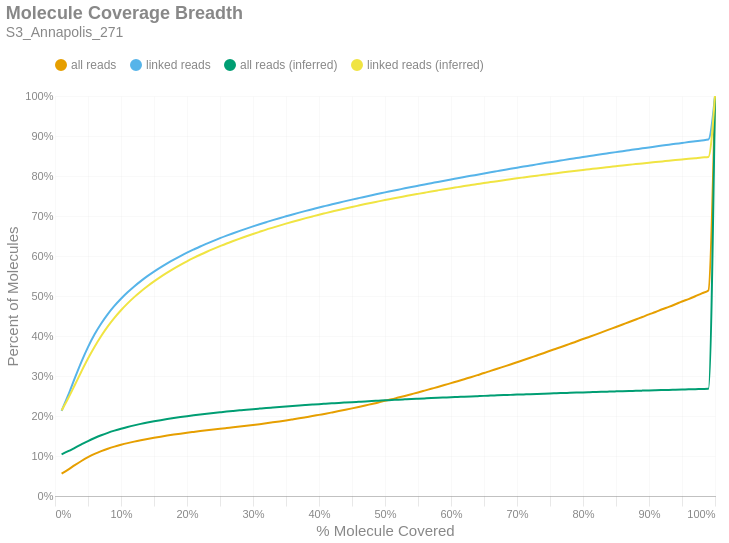

The cell this chart's notebook holds for it:
### Markdown cell above
### Molecule Read Coverage
This chart shows molecule coverage breadth as computed by the number of bases aligned to that molecule. In other words, "*how much of each unique long molecule is actually sequenced/aligned?*" Keep in mind there is a distinction between sequences and alignments, since some sequences belonging to a particular molecule may not align well and wouldn't appear in the alignment data. This chart also shows molecule coverage breadth as computed by the *inferred fragment* from which the aligned sequences originate. Unlike read coverage, this calculation takes into account the total insert size, including unsequenced gaps between the forward and reverse reads. Like the previous figures, these are cumulative percents.

### Code cell
if SKIPLR:
    print_html(f"Skipped")
else:
    binned_df = consolidated_hist(valids['coverage_bp'], mask, 0.01, True)
    binned_df_inf = consolidated_hist(valids['coverage_inserts'], mask, 0.01, True)
    binned_df = binned_df.with_columns(pl.lit(binned_df_inf['all reads (cumsum)']).alias('all reads (inferred)'))
    binned_df = binned_df.with_columns(pl.lit(binned_df_inf['linked reads (cumsum)']).alias('linked reads (inferred)'))
    binned_df = binned_df.with_columns(
        (pl.col('bin').cast(pl.Float64) + 0.01).alias('right_edge')
    )

    with SafeRender(binned_df):
        (
            density_plot(binned_df, 'Molecule Coverage Breadth', samplename, 'molcov', ['all reads (inferred)','linked reads (inferred)'])
            .encode(
                #x=alt.X('bin:Q', title="% Molecule Covered").axis(format = '%').scale(padding=0),
                x=alt.X('right_edge:Q', title="% Molecule Covered").axis(format='%').scale(padding=0),
                y=alt.Y('value:Q', title='Percent of Molecules')
                    .axis(format='%')
                    .stack(False)
                    .scale(domainMin=0, padding=0),
                color=alt.Color("key:N").scale(domain = ["all reads", "linked reads", "all reads (inferred)", "linked reads (inferred)"]),
                tooltip = [
                    alt.Tooltip("key:N", title = "Data Type"),
                    alt.Tooltip("range_label:N", title="% Molecule Covered"),
                    alt.Tooltip("value:Q", format = ".2%", title="% Molecules")
                ]
            )
        ).display()

### Figure 1 — Vega-Lite specification as saved in the notebook (floating-point values rounded to 4 significant figures)
{"width": "container", "height": 400, "config": {"title": {"anchor": "start", "dy": -15, "fontSize": 18, "color": "#888888", "subtitleColor": "#888888", "subtitleFontSize": 14}, "arc": {"fill": "#0072B2"}, "axis": {"domainColor": "#888888", "domainWidth": 0.5, "gridWidth": 0.2, "grid": false, "titleFontWeight": 400, "titleFontSize": 15, "labelFontSize": 11, "labelColor": "#888888", "tickColor": "#888888", "tickWidth": 0.2, "titleColor": "#888888"}, "axisBand": {"grid": false}, "axisX": {"grid": true, "tickSize": 10, "domainCap": "round"}, "axisY": {"domain": false, "grid": true, "tickSize": 0, "domainCap": "round"}, "background": "transparent", "header": {"labelFontSize": 15, "labelColor": "#888888", "titleFontSize": 15, "titleFontWeight": 600, "titleColor": "#888888"}, "legend": {"labelFont": "sans-serif", "labelFontSize": 12, "labelColor": "#888888", "symbolSize": 100, "symbolType": "circle", "titleFontSize": 12, "titlePadding": 10, "titleColor": "#888888", "title": null, "orient": "top"}, "range": {"category": ["#E69F00", "#56B4E9", "#009E73", "#F0E442", "#0072B2", "#D55E00", "#CC79A7", "#000000"], "diverging": ["#cfe8f3", "#a2d4ec", "#73bfe2", "#46abdb", "#1696d2", "#12719e"]}, "area": {"fill": "#0072B2", "fillOpacity": 0.7, "line": true, "strokeOpacity": 0.7}, "line": {"color": "#0072B2", "stroke": "#0072B2", "strokeWidth": 2}, "trail": {"color": "#0072B2", "stroke": "#0072B2", "strokeWidth": 0, "size": 1}, "point": {"filled": true, "fillOpacity": 1.0, "size": 95}, "text": {"color": "#888888", "fontSize": 11, "align": "right", "fontWeight": 400, "size": 11}, "bar": {"fill": "#0072B2", "stroke": null}, "view": {"stroke": null, "continuousWidth": 660, "continuousHeight": 400}}, "data": {"name": "data-6a7c3e2d4ed78a05056f60842d62056c"}, "mark": {"type": "line", "interpolate": "monotone", "point": {"opacity": 0, "size": 275}}, "encoding": {"color": {"field": "key", "scale": {"domain": ["all reads", "linked reads", "all reads (inferred)", "linked reads (inferred)"]}, "type": "nominal"}, "tooltip": [{"field": "key", "title": "Data Type", "type": "nominal"}, {"field": "range_label", "title": "% Molecule Covered", "type": "nominal"}, {"field": "value", "format": ".2%", "title": "% Molecules", "type": "quantitative"}], "x": {"axis": {"format": "%"}, "field": "right_edge", "scale": {"padding": 0}, "title": "% Molecule Covered", "type": "quantitative"}, "y": {"axis": {"format": "%"}, "field": "value", "scale": {"domainMin": 0, "padding": 0}, "stack": false, "title": "Percent of Molecules", "type": "quantitative"}}, "params": [{"name": "param_c36ac31b6afebe62", "select": {"type": "point", "fields": ["key"]}, "bind": "legend"}], "title": {"text": "Molecule Coverage Breadth", "subtitle": "S3_Annapolis_271"}, "transform": [{"fold": ["all reads (cumsum)", "linked reads (cumsum)", "all reads (inferred)", "linked reads (inferred)"]}, {"calculate": "replace(datum.key, ' (cumsum)', '')", "as": "key"}, {"filter": {"param": "param_c36ac31b6afebe62"}}], "usermeta": {"embedOptions": {"downloadFileName": "S3_Annapolis_271.molcov"}}, "$schema": "https://vega.github.io/schema/vega-lite/v6.1.0.json", "datasets": {"data-6a7c3e2d4ed78a05056f60842d62056c": [{"bin": "0.0", "interval": "0.0-0.01", "all reads": 0.05601, "linked reads": 0.2129, "all reads (cumsum)": 0.05601, "linked reads (cumsum)": 0.2129, "range_label": "0.0-0.01", "all reads (inferred)": 0.1041, "linked reads (inferred)": 0.2138, "right_edge": 0.01}, {"bin": "0.01", "interval": "0.01-0.02", "all reads": 0.01006, "linked reads": 0.03897, "all reads (cumsum)": 0.06607, "linked reads (cumsum)": 0.2519, "range_label": "0.01-0.02", "all reads (inferred)": 0.1119, "linked reads (inferred)": 0.2443, "right_edge": 0.02}, {"bin": "0.02", "interval": "0.02-0.03", "all reads": 0.01099, "linked reads": 0.04283, "all reads (cumsum)": 0.07706, "linked reads (cumsum)": 0.2947, "range_label": "0.02-0.03", "all reads (inferred)": 0.1205, "linked reads (inferred)": 0.2776, "right_edge": 0.03}, {"bin": "0.03", "interval": "0.03-0.04", "all reads": 0.01046, "linked reads": 0.04076, "all reads (cumsum)": 0.08752, "linked reads (cumsum)": 0.3355, "range_label": "0.03-0.04", "all reads (inferred)": 0.1291, "linked reads (inferred)": 0.3112, "right_edge": 0.04}, {"bin": "0.04", "interval": "0.04-0.05", "all reads": 0.00941, "linked reads": 0.03673, "all reads (cumsum)": 0.09693, "linked reads (cumsum)": 0.3722, "range_label": "0.04-0.05", "all reads (inferred)": 0.1373, "linked reads (inferred)": 0.3436, "right_edge": 0.05}, {"bin": "0.05", "interval": "0.05-0.06", "all reads": 0.008218, "linked reads": 0.03203, "all reads (cumsum)": 0.1051, "linked reads (cumsum)": 0.4043, "range_label": "0.05-0.06", "all reads (inferred)": 0.1449, "linked reads (inferred)": 0.3731, "right_edge": 0.06}, {"bin": "0.06", "interval": "0.06-0.07", "all reads": 0.006969, "linked reads": 0.02714, "all reads (cumsum)": 0.1121, "linked reads (cumsum)": 0.4314, "range_label": "0.06-0.07", "all reads (inferred)": 0.1518, "linked reads (inferred)": 0.4, "right_edge": 0.07}, {"bin": "0.07", "interval": "0.07-0.08", "all reads": 0.006014, "linked reads": 0.02343, "all reads (cumsum)": 0.1181, "linked reads (cumsum)": 0.4548, "range_label": "0.07-0.08", "all reads (inferred)": 0.1579, "linked reads (inferred)": 0.4241, "right_edge": 0.08}, {"bin": "0.08", "interval": "0.08-0.09", "all reads": 0.005254, "linked reads": 0.02041, "all reads (cumsum)": 0.1234, "linked reads (cumsum)": 0.4752, "range_label": "0.08-0.09", "all reads (inferred)": 0.1634, "linked reads (inferred)": 0.4454, "right_edge": 0.09}, {"bin": "0.09", "interval": "0.09-0.1", "all reads": 0.004641, "linked reads": 0.018, "all reads (cumsum)": 0.128, "linked reads (cumsum)": 0.4932, "range_label": "0.09-0.1", "all reads (inferred)": 0.1682, "linked reads (inferred)": 0.4644, "right_edge": 0.1}, {"bin": "0.1", "interval": "0.1-0.11", "all reads": 0.004181, "linked reads": 0.01612, "all reads (cumsum)": 0.1322, "linked reads (cumsum)": 0.5094, "range_label": "0.1-0.11", "all reads (inferred)": 0.1726, "linked reads (inferred)": 0.4815, "right_edge": 0.11}, {"bin": "0.11", "interval": "0.11-0.12", "all reads": 0.003786, "linked reads": 0.01462, "all reads (cumsum)": 0.136, "linked reads (cumsum)": 0.524, "range_label": "0.11-0.12", "all reads (inferred)": 0.1766, "linked reads (inferred)": 0.4972, "right_edge": 0.12}, {"bin": "0.12", "interval": "0.12-0.13", "all reads": 0.003447, "linked reads": 0.01331, "all reads (cumsum)": 0.1394, "linked reads (cumsum)": 0.5373, "range_label": "0.12-0.13", "all reads (inferred)": 0.1803, "linked reads (inferred)": 0.5115, "right_edge": 0.13}, {"bin": "0.13", "interval": "0.13-0.14", "all reads": 0.003205, "linked reads": 0.01232, "all reads (cumsum)": 0.1426, "linked reads (cumsum)": 0.5496, "range_label": "0.13-0.14", "all reads (inferred)": 0.1836, "linked reads (inferred)": 0.5244, "right_edge": 0.14}, {"bin": "0.14", "interval": "0.14-0.15", "all reads": 0.002968, "linked reads": 0.0114, "all reads (cumsum)": 0.1456, "linked reads (cumsum)": 0.561, "range_label": "0.14-0.15", "all reads (inferred)": 0.1867, "linked reads (inferred)": 0.5366, "right_edge": 0.15}, {"bin": "0.15", "interval": "0.15-0.16", "all reads": 0.002769, "linked reads": 0.01061, "all reads (cumsum)": 0.1484, "linked reads (cumsum)": 0.5716, "range_label": "0.15-0.16", "all reads (inferred)": 0.1896, "linked reads (inferred)": 0.5479, "right_edge": 0.16}, {"bin": "0.16", "interval": "0.16-0.17", "all reads": 0.002619, "linked reads": 0.009996, "all reads (cumsum)": 0.151, "linked reads (cumsum)": 0.5816, "range_label": "0.16-0.17", "all reads (inferred)": 0.1923, "linked reads (inferred)": 0.5584, "right_edge": 0.17}, {"bin": "0.17", "interval": "0.17-0.18", "all reads": 0.002486, "linked reads": 0.00941, "all reads (cumsum)": 0.1535, "linked reads (cumsum)": 0.591, "range_label": "0.17-0.18", "all reads (inferred)": 0.1949, "linked reads (inferred)": 0.5685, "right_edge": 0.18}, {"bin": "0.18", "interval": "0.18-0.19", "all reads": 0.002347, "linked reads": 0.008801, "all reads (cumsum)": 0.1558, "linked reads (cumsum)": 0.5998, "range_label": "0.18-0.19", "all reads (inferred)": 0.1973, "linked reads (inferred)": 0.5778, "right_edge": 0.19}, {"bin": "0.19", "interval": "0.19-0.2", "all reads": 0.002268, "linked reads": 0.008453, "all reads (cumsum)": 0.1581, "linked reads (cumsum)": 0.6083, "range_label": "0.19-0.2", "all reads (inferred)": 0.1996, "linked reads (inferred)": 0.5868, "right_edge": 0.2}, {"bin": "0.2", "interval": "0.2-0.21", "all reads": 0.00213, "linked reads": 0.007896, "all reads (cumsum)": 0.1602, "linked reads (cumsum)": 0.6162, "range_label": "0.2-0.21", "all reads (inferred)": 0.2017, "linked reads (inferred)": 0.5951, "right_edge": 0.21}, {"bin": "0.21", "interval": "0.21-0.22", "all reads": 0.002094, "linked reads": 0.007639, "all reads (cumsum)": 0.1623, "linked reads (cumsum)": 0.6238, "range_label": "0.21-0.22", "all reads (inferred)": 0.2038, "linked reads (inferred)": 0.6031, "right_edge": 0.22}, {"bin": "0.22", "interval": "0.22-0.23", "all reads": 0.001942, "linked reads": 0.007042, "all reads (cumsum)": 0.1643, "linked reads (cumsum)": 0.6309, "range_label": "0.22-0.23", "all reads (inferred)": 0.2057, "linked reads (inferred)": 0.6107, "right_edge": 0.23}, {"bin": "0.23", "interval": "0.23-0.24", "all reads": 0.001942, "linked reads": 0.006946, "all reads (cumsum)": 0.1662, "linked reads (cumsum)": 0.6378, "range_label": "0.23-0.24", "all reads (inferred)": 0.2075, "linked reads (inferred)": 0.6178, "right_edge": 0.24}, {"bin": "0.24", "interval": "0.24-0.25", "all reads": 0.001904, "linked reads": 0.006718, "all reads (cumsum)": 0.1681, "linked reads (cumsum)": 0.6445, "range_label": "0.24-0.25", "all reads (inferred)": 0.2093, "linked reads (inferred)": 0.6246, "right_edge": 0.25}, {"bin": "0.25", "interval": "0.25-0.26", "all reads": 0.001826, "linked reads": 0.006332, "all reads (cumsum)": 0.1699, "linked reads (cumsum)": 0.6509, "range_label": "0.25-0.26", "all reads (inferred)": 0.211, "linked reads (inferred)": 0.6313, "right_edge": 0.26}, {"bin": "0.26", "interval": "0.26-0.27", "all reads": 0.001802, "linked reads": 0.00607, "all reads (cumsum)": 0.1717, "linked reads (cumsum)": 0.6569, "range_label": "0.26-0.27", "all reads (inferred)": 0.2126, "linked reads (inferred)": 0.6374, "right_edge": 0.27}, {"bin": "0.27", "interval": "0.27-0.28", "all reads": 0.001863, "linked reads": 0.005899, "all reads (cumsum)": 0.1736, "linked reads (cumsum)": 0.6628, "range_label": "0.27-0.28", "all reads (inferred)": 0.2141, "linked reads (inferred)": 0.6434, "right_edge": 0.28}, {"bin": "0.28", "interval": "0.28-0.29", "all reads": 0.00193, "linked reads": 0.005699, "all reads (cumsum)": 0.1755, "linked reads (cumsum)": 0.6685, "range_label": "0.28-0.29", "all reads (inferred)": 0.2157, "linked reads (inferred)": 0.6494, "right_edge": 0.29}, {"bin": "0.29", "interval": "0.29-0.3", "all reads": 0.002003, "linked reads": 0.005483, "all reads (cumsum)": 0.1775, "linked reads (cumsum)": 0.674, "range_label": "0.29-0.3", "all reads (inferred)": 0.2171, "linked reads (inferred)": 0.655, "right_edge": 0.3}, {"bin": "0.3", "interval": "0.3-0.31", "all reads": 0.002084, "linked reads": 0.005351, "all reads (cumsum)": 0.1796, "linked reads (cumsum)": 0.6794, "range_label": "0.3-0.31", "all reads (inferred)": 0.2185, "linked reads (inferred)": 0.6605, "right_edge": 0.31}, {"bin": "0.31", "interval": "0.31-0.32", "all reads": 0.002198, "linked reads": 0.00518, "all reads (cumsum)": 0.1818, "linked reads (cumsum)": 0.6845, "range_label": "0.31-0.32", "all reads (inferred)": 0.2199, "linked reads (inferred)": 0.6659, "right_edge": 0.32}, {"bin": "0.32", "interval": "0.32-0.33", "all reads": 0.002289, "linked reads": 0.005097, "all reads (cumsum)": 0.1841, "linked reads (cumsum)": 0.6896, "range_label": "0.32-0.33", "all reads (inferred)": 0.2212, "linked reads (inferred)": 0.671, "right_edge": 0.33}, {"bin": "0.33", "interval": "0.33-0.34", "all reads": 0.00237, "linked reads": 0.00488, "all reads (cumsum)": 0.1865, "linked reads (cumsum)": 0.6945, "range_label": "0.33-0.34", "all reads (inferred)": 0.2225, "linked reads (inferred)": 0.676, "right_edge": 0.34}, {"bin": "0.34", "interval": "0.34-0.35", "all reads": 0.002463, "linked reads": 0.00473, "all reads (cumsum)": 0.1889, "linked reads (cumsum)": 0.6992, "range_label": "0.34-0.35", "all reads (inferred)": 0.2238, "linked reads (inferred)": 0.6809, "right_edge": 0.35}, {"bin": "0.35", "interval": "0.35-0.36", "all reads": 0.002592, "linked reads": 0.004716, "all reads (cumsum)": 0.1915, "linked reads (cumsum)": 0.704, "range_label": "0.35-0.36", "all reads (inferred)": 0.225, "linked reads (inferred)": 0.6856, "right_edge": 0.36}, {"bin": "0.36", "interval": "0.36-0.37", "all reads": 0.002645, "linked reads": 0.004489, "all reads (cumsum)": 0.1942, "linked reads (cumsum)": 0.7084, "range_label": "0.36-0.37", "all reads (inferred)": 0.2262, "linked reads (inferred)": 0.6902, "right_edge": 0.37}, {"bin": "0.37", "interval": "0.37-0.38", "all reads": 0.002784, "linked reads": 0.004352, "all reads (cumsum)": 0.197, "linked reads (cumsum)": 0.7128, "range_label": "0.37-0.38", "all reads (inferred)": 0.2274, "linked reads (inferred)": 0.6946, "right_edge": 0.38}, {"bin": "0.38", "interval": "0.38-0.39", "all reads": 0.002823, "linked reads": 0.004217, "all reads (cumsum)": 0.1998, "linked reads (cumsum)": 0.717, "range_label": "0.38-0.39", "all reads (inferred)": 0.2285, "linked reads (inferred)": 0.699, "right_edge": 0.39}, {"bin": "0.39", "interval": "0.39-0.4", "all reads": 0.00304, "linked reads": 0.004288, "all reads (cumsum)": 0.2028, "linked reads (cumsum)": 0.7213, "range_label": "0.39-0.4", "all reads (inferred)": 0.2296, "linked reads (inferred)": 0.7032, "right_edge": 0.4}, {"bin": "0.4", "interval": "0.4-0.41", "all reads": 0.002991, "linked reads": 0.004013, "all reads (cumsum)": 0.2058, "linked reads (cumsum)": 0.7253, "range_label": "0.4-0.41", "all reads (inferred)": 0.2306, "linked reads (inferred)": 0.7072, "right_edge": 0.41}, {"bin": "0.41", "interval": "0.41-0.42", "all reads": 0.003191, "linked reads": 0.004089, "all reads (cumsum)": 0.209, "linked reads (cumsum)": 0.7294, "range_label": "0.41-0.42", "all reads (inferred)": 0.2317, "linked reads (inferred)": 0.7112, "right_edge": 0.42}, {"bin": "0.42", "interval": "0.42-0.43", "all reads": 0.003254, "linked reads": 0.00392, "all reads (cumsum)": 0.2123, "linked reads (cumsum)": 0.7333, "range_label": "0.42-0.43", "all reads (inferred)": 0.2327, "linked reads (inferred)": 0.7152, "right_edge": 0.43}, {"bin": "0.43", "interval": "0.43-0.44", "all reads": 0.003351, "linked reads": 0.003803, "all reads (cumsum)": 0.2156, "linked reads (cumsum)": 0.7371, "range_label": "0.43-0.44", "all reads (inferred)": 0.2337, "linked reads (inferred)": 0.7189, "right_edge": 0.44}, {"bin": "0.44", "interval": "0.44-0.45", "all reads": 0.003487, "linked reads": 0.003803, "all reads (cumsum)": 0.2191, "linked reads (cumsum)": 0.7409, "range_label": "0.44-0.45", "all reads (inferred)": 0.2346, "linked reads (inferred)": 0.7225, "right_edge": 0.45}, {"bin": "0.45", "interval": "0.45-0.46", "all reads": 0.003572, "linked reads": 0.003712, "all reads (cumsum)": 0.2227, "linked reads (cumsum)": 0.7446, "range_label": "0.45-0.46", "all reads (inferred)": 0.2356, "linked reads (inferred)": 0.7262, "right_edge": 0.46}, {"bin": "0.46", "interval": "0.46-0.47", "all reads": 0.003672, "linked reads": 0.00367, "all reads (cumsum)": 0.2263, "linked reads (cumsum)": 0.7483, "range_label": "0.46-0.47", "all reads (inferred)": 0.2365, "linked reads (inferred)": 0.7298, "right_edge": 0.47}, {"bin": "0.47", "interval": "0.47-0.48", "all reads": 0.003772, "linked reads": 0.00367, "all reads (cumsum)": 0.2301, "linked reads (cumsum)": 0.752, "range_label": "0.47-0.48", "all reads (inferred)": 0.2374, "linked reads (inferred)": 0.7332, "right_edge": 0.48}, {"bin": "0.48", "interval": "0.48-0.49", "all reads": 0.003731, "linked reads": 0.003508, "all reads (cumsum)": 0.2338, "linked reads (cumsum)": 0.7555, "range_label": "0.48-0.49", "all reads (inferred)": 0.2383, "linked reads (inferred)": 0.7366, "right_edge": 0.49}, {"bin": "0.49", "interval": "0.49-0.5", "all reads": 0.004225, "linked reads": 0.003523, "all reads (cumsum)": 0.2381, "linked reads (cumsum)": 0.759, "range_label": "0.49-0.5", "all reads (inferred)": 0.2391, "linked reads (inferred)": 0.7399, "right_edge": 0.5}, {"bin": "0.5", "interval": "0.5-0.51", "all reads": 0.003748, "linked reads": 0.003339, "all reads (cumsum)": 0.2418, "linked reads (cumsum)": 0.7624, "range_label": "0.5-0.51", "all reads (inferred)": 0.24, "linked reads (inferred)": 0.7431, "right_edge": 0.51}, {"bin": "0.51", "interval": "0.51-0.52", "all reads": 0.004207, "linked reads": 0.003377, "all reads (cumsum)": 0.246, "linked reads (cumsum)": 0.7657, "range_label": "0.51-0.52", "all reads (inferred)": 0.2408, "linked reads (inferred)": 0.7462, "right_edge": 0.52}, {"bin": "0.52", "interval": "0.52-0.53", "all reads": 0.004201, "linked reads": 0.003399, "all reads (cumsum)": 0.2502, "linked reads (cumsum)": 0.7691, "range_label": "0.52-0.53", "all reads (inferred)": 0.2416, "linked reads (inferred)": 0.7493, "right_edge": 0.53}, {"bin": "0.53", "interval": "0.53-0.54", "all reads": 0.004318, "linked reads": 0.003334, "all reads (cumsum)": 0.2545, "linked reads (cumsum)": 0.7725, "range_label": "0.53-0.54", "all reads (inferred)": 0.2424, "linked reads (inferred)": 0.7524, "right_edge": 0.54}, {"bin": "0.54", "interval": "0.54-0.55", "all reads": 0.004326, "linked reads": 0.003241, "all reads (cumsum)": 0.2589, "linked reads (cumsum)": 0.7757, "range_label": "0.54-0.55", "all reads (inferred)": 0.2432, "linked reads (inferred)": 0.7553, "right_edge": 0.55}, {"bin": "0.55", "interval": "0.55-0.56", "all reads": 0.004543, "linked reads": 0.003245, "all reads (cumsum)": 0.2634, "linked reads (cumsum)": 0.7789, "range_label": "0.55-0.56", "all reads (inferred)": 0.244, "linked reads (inferred)": 0.7583, "right_edge": 0.56}, {"bin": "0.56", "interval": "0.56-0.57", "all reads": 0.004594, "linked reads": 0.003124, "all reads (cumsum)": 0.268, "linked reads (cumsum)": 0.7821, "range_label": "0.56-0.57", "all reads (inferred)": 0.2447, "linked reads (inferred)": 0.7612, "right_edge": 0.57}, {"bin": "0.57", "interval": "0.57-0.58", "all reads": 0.00456, "linked reads": 0.003188, "all reads (cumsum)": 0.2726, "linked reads (cumsum)": 0.7853, "range_label": "0.57-0.58", "all reads (inferred)": 0.2455, "linked reads (inferred)": 0.7641, "right_edge": 0.58}, {"bin": "0.58", "interval": "0.58-0.59", "all reads": 0.004766, "linked reads": 0.003097, "all reads (cumsum)": 0.2773, "linked reads (cumsum)": 0.7884, "range_label": "0.58-0.59", "all reads (inferred)": 0.2462, "linked reads (inferred)": 0.7669, "right_edge": 0.59}, {"bin": "0.59", "interval": "0.59-0.6", "all reads": 0.004896, "linked reads": 0.003047, "all reads (cumsum)": 0.2822, "linked reads (cumsum)": 0.7914, "range_label": "0.59-0.6", "all reads (inferred)": 0.2469, "linked reads (inferred)": 0.7696, "right_edge": 0.6}, {"bin": "0.6", "interval": "0.6-0.61", "all reads": 0.004765, "linked reads": 0.002972, "all reads (cumsum)": 0.287, "linked reads (cumsum)": 0.7944, "range_label": "0.6-0.61", "all reads (inferred)": 0.2476, "linked reads (inferred)": 0.7722, "right_edge": 0.61}, {"bin": "0.61", "interval": "0.61-0.62", "all reads": 0.005062, "linked reads": 0.003016, "all reads (cumsum)": 0.2921, "linked reads (cumsum)": 0.7974, "range_label": "0.61-0.62", "all reads (inferred)": 0.2483, "linked reads (inferred)": 0.7748, "right_edge": 0.62}, {"bin": "0.62", "interval": "0.62-0.63", "all reads": 0.004996, "linked reads": 0.003029, "all reads (cumsum)": 0.297, "linked reads (cumsum)": 0.8004, "range_label": "0.62-0.63", "all reads (inferred)": 0.249, "linked reads (inferred)": 0.7774, "right_edge": 0.63}, {"bin": "0.63", "interval": "0.63-0.64", "all reads": 0.005139, "linked reads": 0.002923, "all reads (cumsum)": 0.3022, "linked reads (cumsum)": 0.8033, "range_label": "0.63-0.64", "all reads (inferred)": 0.2497, "linked reads (inferred)": 0.7799, "right_edge": 0.64}, {"bin": "0.64", "interval": "0.64-0.65", "all reads": 0.005132, "linked reads": 0.002959, "all reads (cumsum)": 0.3073, "linked reads (cumsum)": 0.8063, "range_label": "0.64-0.65", "all reads (inferred)": 0.2503, "linked reads (inferred)": 0.7824, "right_edge": 0.65}, {"bin": "0.65", "interval": "0.65-0.66", "all reads": 0.005495, "linked reads": 0.003007, "all reads (cumsum)": 0.3128, "linked reads (cumsum)": 0.8093, "range_label": "0.65-0.66", "all reads (inferred)": 0.2509, "linked reads (inferred)": 0.7847, "right_edge": 0.66}, {"bin": "0.66", "interval": "0.66-0.67", "all reads": 0.005228, "linked reads": 0.002861, "all reads (cumsum)": 0.318, "linked reads (cumsum)": 0.8122, "range_label": "0.66-0.67", "all reads (inferred)": 0.2516, "linked reads (inferred)": 0.7871, "right_edge": 0.67}, {"bin": "0.67", "interval": "0.67-0.68", "all reads": 0.00543, "linked reads": 0.002862, "all reads (cumsum)": 0.3235, "linked reads (cumsum)": 0.815, "range_label": "0.67-0.68", "all reads (inferred)": 0.2522, "linked reads (inferred)": 0.7895, "right_edge": 0.68}, {"bin": "0.68", "interval": "0.68-0.69", "all reads": 0.005415, "linked reads": 0.002892, "all reads (cumsum)": 0.3289, "linked reads (cumsum)": 0.8179, "range_label": "0.68-0.69", "all reads (inferred)": 0.2528, "linked reads (inferred)": 0.7918, "right_edge": 0.69}, {"bin": "0.69", "interval": "0.69-0.7", "all reads": 0.005585, "linked reads": 0.002824, "all reads (cumsum)": 0.3345, "linked reads (cumsum)": 0.8207, "range_label": "0.69-0.7", "all reads (inferred)": 0.2534, "linked reads (inferred)": 0.7942, "right_edge": 0.7}, {"bin": "0.7", "interval": "0.7-0.71", "all reads": 0.005482, "linked reads": 0.00276, "all reads (cumsum)": 0.34, "linked reads (cumsum)": 0.8235, "range_label": "0.7-0.71", "all reads (inferred)": 0.254, "linked reads (inferred)": 0.7964, "right_edge": 0.71}, {"bin": "0.71", "interval": "0.71-0.72", "all reads": 0.005648, "linked reads": 0.002796, "all reads (cumsum)": 0.3456, "linked reads (cumsum)": 0.8263, "range_label": "0.71-0.72", "all reads (inferred)": 0.2546, "linked reads (inferred)": 0.7987, "right_edge": 0.72}, {"bin": "0.72", "interval": "0.72-0.73", "all reads": 0.005771, "linked reads": 0.002787, "all reads (cumsum)": 0.3514, "linked reads (cumsum)": 0.8291, "range_label": "0.72-0.73", "all reads (inferred)": 0.2552, "linked reads (inferred)": 0.8008, "right_edge": 0.73}, {"bin": "0.73", "interval": "0.73-0.74", "all reads": 0.005644, "linked reads": 0.002702, "all reads (cumsum)": 0.357, "linked reads (cumsum)": 0.8318, "range_label": "0.73-0.74", "all reads (inferred)": 0.2558, "linked reads (inferred)": 0.803, "right_edge": 0.74}, {"bin": "0.74", "interval": "0.74-0.75", "all reads": 0.006048, "linked reads": 0.002749, "all reads (cumsum)": 0.3631, "linked reads (cumsum)": 0.8345, "range_label": "0.74-0.75", "all reads (inferred)": 0.2564, "linked reads (inferred)": 0.8051, "right_edge": 0.75}, {"bin": "0.75", "interval": "0.75-0.76", "all reads": 0.005602, "linked reads": 0.002499, "all reads (cumsum)": 0.3687, "linked reads (cumsum)": 0.837, "range_label": "0.75-0.76", "all reads (inferred)": 0.2569, "linked reads (inferred)": 0.8072, "right_edge": 0.76}, {"bin": "0.76", "interval": "0.76-0.77", "all reads": 0.005856, "linked reads": 0.002668, "all reads (cumsum)": 0.3745, "linked reads (cumsum)": 0.8397, "range_label": "0.76-0.77", "all reads (inferred)": 0.2575, "linked reads (inferred)": 0.8092, "right_edge": 0.77}, {"bin": "0.77", "interval": "0.77-0.78", "all reads": 0.005868, "linked reads": 0.002617, "all reads (cumsum)": 0.3804, "linked reads (cumsum)": 0.8423, "range_label": "0.77-0.78", "all reads (inferred)": 0.258, "linked reads (inferred)": 0.8112, "right_edge": 0.78}, {"bin": "0.78", "interval": "0.78-0.79", "all reads": 0.005831, "linked reads": 0.002572, "all reads (cumsum)": 0.3862, "linked reads (cumsum)": 0.8449, "range_label": "0.78-0.79", "all reads (inferred)": 0.2585, "linked reads (inferred)": 0.8132, "right_edge": 0.79}, {"bin": "0.79", "interval": "0.79-0.8", "all reads": 0.006215, "linked reads": 0.002589, "all reads (cumsum)": 0.3924, "linked reads (cumsum)": 0.8475, "range_label": "0.79-0.8", "all reads (inferred)": 0.259, "linked reads (inferred)": 0.8152, "right_edge": 0.8}, {"bin": "0.8", "interval": "0.8-0.81", "all reads": 0.005756, "linked reads": 0.002414, "all reads (cumsum)": 0.3982, "linked reads (cumsum)": 0.8499, "range_label": "0.8-0.81", "all reads (inferred)": 0.2596, "linked reads (inferred)": 0.8171, "right_edge": 0.81}, {"bin": "0.81", "interval": "0.81-0.82", "all reads": 0.005952, "linked reads": 0.002498, "all reads (cumsum)": 0.4041, "linked reads (cumsum)": 0.8524, "range_label": "0.81-0.82", "all reads (inferred)": 0.2601, "linked reads (inferred)": 0.819, "right_edge": 0.82}, {"bin": "0.82", "interval": "0.82-0.83", "all reads": 0.006198, "linked reads": 0.002464, "all reads (cumsum)": 0.4103, "linked reads (cumsum)": 0.8549, "range_label": "0.82-0.83", "all reads (inferred)": 0.2606, "linked reads (inferred)": 0.8209, "right_edge": 0.83}, {"bin": "0.83", "interval": "0.83-0.84", "all reads": 0.006152, "linked reads": 0.002413, "all reads (cumsum)": 0.4165, "linked reads (cumsum)": 0.8573, "range_label": "0.83-0.84", "all reads (inferred)": 0.2611, "linked reads (inferred)": 0.8227, "right_edge": 0.84}, {"bin": "0.84", "interval": "0.84-0.85", "all reads": 0.006099, "linked reads": 0.002429, "all reads (cumsum)": 0.4226, "linked reads (cumsum)": 0.8597, "range_label": "0.84-0.85", "all reads (inferred)": 0.2616, "linked reads (inferred)": 0.8245, "right_edge": 0.85}, {"bin": "0.85", "interval": "0.85-0.86", "all reads": 0.006224, "linked reads": 0.002441, "all reads (cumsum)": 0.4288, "linked reads (cumsum)": 0.8621, "range_label": "0.85-0.86", "all reads (inferred)": 0.2621, "linked reads (inferred)": 0.8263, "right_edge": 0.86}, {"bin": "0.86", "interval": "0.86-0.87", "all reads": 0.006111, "linked reads": 0.002326, "all reads (cumsum)": 0.4349, "linked reads (cumsum)": 0.8645, "range_label": "0.86-0.87", "all reads (inferred)": 0.2625, "linked reads (inferred)": 0.8281, "right_edge": 0.87}, {"bin": "0.87", "interval": "0.87-0.88", "all reads": 0.006335, "linked reads": 0.002329, "all reads (cumsum)": 0.4413, "linked reads (cumsum)": 0.8668, "range_label": "0.87-0.88", "all reads (inferred)": 0.263, "linked reads (inferred)": 0.8298, "right_edge": 0.88}, {"bin": "0.88", "interval": "0.88-0.89", "all reads": 0.006271, "linked reads": 0.002325, "all reads (cumsum)": 0.4475, "linked reads (cumsum)": 0.8691, "range_label": "0.88-0.89", "all reads (inferred)": 0.2635, "linked reads (inferred)": 0.8315, "right_edge": 0.89}, {"bin": "0.89", "interval": "0.89-0.9", "all reads": 0.006416, "linked reads": 0.002363, "all reads (cumsum)": 0.454, "linked reads (cumsum)": 0.8715, "range_label": "0.89-0.9", "all reads (inferred)": 0.2639, "linked reads (inferred)": 0.8333, "right_edge": 0.9}, {"bin": "0.9", "interval": "0.9-0.91", "all reads": 0.006041, "linked reads": 0.002212, "all reads (cumsum)": 0.46, "linked reads (cumsum)": 0.8737, "range_label": "0.9-0.91", "all reads (inferred)": 0.2644, "linked reads (inferred)": 0.8348, "right_edge": 0.91}, {"bin": "0.91", "interval": "0.91-0.92", "all reads": 0.006884, "linked reads": 0.002317, "all reads (cumsum)": 0.4669, "linked reads (cumsum)": 0.876, "range_label": "0.91-0.92", "all reads (inferred)": 0.2648, "linked reads (inferred)": 0.8365, "right_edge": 0.92}, {"bin": "0.92", "interval": "0.92-0.93", "all reads": 0.005943, "linked reads": 0.002174, "all reads (cumsum)": 0.4728, "linked reads (cumsum)": 0.8782, "range_label": "0.92-0.93", "all reads (inferred)": 0.2653, "linked reads (inferred)": 0.8381, "right_edge": 0.93}, {"bin": "0.93", "interval": "0.93-0.94", "all reads": 0.006522, "linked reads": 0.002197, "all reads (cumsum)": 0.4793, "linked reads (cumsum)": 0.8804, "range_label": "0.93-0.94", "all reads (inferred)": 0.2657, "linked reads (inferred)": 0.8397, "right_edge": 0.94}, {"bin": "0.94", "interval": "0.94-0.95", "all reads": 0.007005, "linked reads": 0.002152, "all reads (cumsum)": 0.4863, "linked reads (cumsum)": 0.8825, "range_label": "0.94-0.95", "all reads (inferred)": 0.2661, "linked reads (inferred)": 0.8413, "right_edge": 0.95}, {"bin": "0.95", "interval": "0.95-0.96", "all reads": 0.005999, "linked reads": 0.00219, "all reads (cumsum)": 0.4923, "linked reads (cumsum)": 0.8847, "range_label": "0.95-0.96", "all reads (inferred)": 0.2666, "linked reads (inferred)": 0.8429, "right_edge": 0.96}, {"bin": "0.96", "interval": "0.96-0.97", "all reads": 0.006982, "linked reads": 0.002082, "all reads (cumsum)": 0.4993, "linked reads (cumsum)": 0.8868, "range_label": "0.96-0.97", "all reads (inferred)": 0.2671, "linked reads (inferred)": 0.8446, "right_edge": 0.97}, {"bin": "0.97", "interval": "0.97-0.98", "all reads": 0.007419, "linked reads": 0.002074, "all reads (cumsum)": 0.5067, "linked reads (cumsum)": 0.8889, "range_label": "0.97-0.98", "all reads (inferred)": 0.2676, "linked reads (inferred)": 0.8463, "right_edge": 0.98}, {"bin": "0.98", "interval": "0.98-0.99", "all reads": 0.006815, "linked reads": 0.002136, "all reads (cumsum)": 0.5136, "linked reads (cumsum)": 0.891, "range_label": "0.98-0.99", "all reads (inferred)": 0.2681, "linked reads (inferred)": 0.8476, "right_edge": 0.99}, {"bin": "0.99", "interval": "0.99-1.0", "all reads": 0.4864, "linked reads": 0.109, "all reads (cumsum)": 1.0, "linked reads (cumsum)": 1.0, "range_label": "0.99-1.0", "all reads (inferred)": 1.0, "linked reads (inferred)": 1.0, "right_edge": 1.0}]}}
